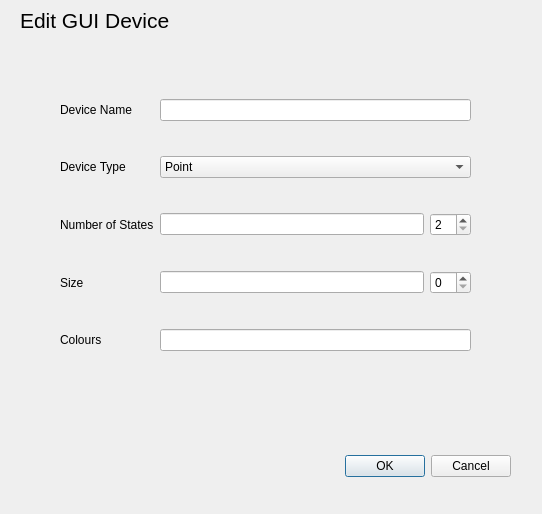
<?xml version="1.0" encoding="UTF-8"?>
<ui version="4.0">
 <class>Dialog</class>
 <widget class="QDialog" name="Dialog">
  <property name="geometry">
   <rect>
    <x>0</x>
    <y>0</y>
    <width>542</width>
    <height>514</height>
   </rect>
  </property>
  <property name="windowTitle">
   <string>Dialog</string>
  </property>
  <widget class="QDialogButtonBox" name="buttonBox">
   <property name="geometry">
    <rect>
     <x>170</x>
     <y>450</y>
     <width>341</width>
     <height>32</height>
    </rect>
   </property>
   <property name="orientation">
    <enum>Qt::Horizontal</enum>
   </property>
   <property name="standardButtons">
    <set>QDialogButtonBox::Cancel|QDialogButtonBox::Ok</set>
   </property>
  </widget>
  <widget class="QLabel" name="label">
   <property name="geometry">
    <rect>
     <x>20</x>
     <y>0</y>
     <width>181</width>
     <height>41</height>
    </rect>
   </property>
   <property name="font">
    <font>
     <pointsize>16</pointsize>
    </font>
   </property>
   <property name="text">
    <string>Edit GUI Device</string>
   </property>
  </widget>
  <widget class="QWidget" name="gridLayoutWidget">
   <property name="geometry">
    <rect>
     <x>60</x>
     <y>70</y>
     <width>411</width>
     <height>311</height>
    </rect>
   </property>
   <layout class="QGridLayout" name="gridLayout">
    <item row="3" column="0">
     <widget class="QLabel" name="label_3">
      <property name="text">
       <string>Device Type</string>
      </property>
     </widget>
    </item>
    <item row="8" column="0">
     <widget class="QLabel" name="label_6">
      <property name="text">
       <string>Colours</string>
      </property>
     </widget>
    </item>
    <item row="6" column="1">
     <layout class="QHBoxLayout" name="horizontalLayout">
      <item>
       <widget class="QLineEdit" name="lineEdit_3"/>
      </item>
      <item>
       <widget class="QSpinBox" name="spinBox_2"/>
      </item>
     </layout>
    </item>
    <item row="2" column="1">
     <widget class="QLineEdit" name="devNameEdit"/>
    </item>
    <item row="3" column="1">
     <widget class="QComboBox" name="comboBox">
      <item>
       <property name="text">
        <string>Point</string>
       </property>
      </item>
      <item>
       <property name="text">
        <string>Toggle</string>
       </property>
      </item>
     </widget>
    </item>
    <item row="4" column="0">
     <widget class="QLabel" name="label_4">
      <property name="text">
       <string>Number of States</string>
      </property>
     </widget>
    </item>
    <item row="2" column="0">
     <widget class="QLabel" name="label_2">
      <property name="text">
       <string>Device Name</string>
      </property>
     </widget>
    </item>
    <item row="6" column="0">
     <widget class="QLabel" name="label_5">
      <property name="text">
       <string>Size</string>
      </property>
     </widget>
    </item>
    <item row="4" column="1">
     <layout class="QHBoxLayout" name="horizontalLayout_2">
      <item>
       <widget class="QLineEdit" name="numStatesEdit"/>
      </item>
      <item>
       <widget class="QSpinBox" name="spinBox">
        <property name="minimum">
         <number>2</number>
        </property>
       </widget>
      </item>
     </layout>
    </item>
    <item row="8" column="1">
     <widget class="QLineEdit" name="lineEdit_4"/>
    </item>
   </layout>
  </widget>
 </widget>
 <resources/>
 <connections>
  <connection>
   <sender>buttonBox</sender>
   <signal>accepted()</signal>
   <receiver>Dialog</receiver>
   <slot>accept()</slot>
   <hints>
    <hint type="sourcelabel">
     <x>248</x>
     <y>254</y>
    </hint>
    <hint type="destinationlabel">
     <x>157</x>
     <y>274</y>
    </hint>
   </hints>
  </connection>
  <connection>
   <sender>buttonBox</sender>
   <signal>rejected()</signal>
   <receiver>Dialog</receiver>
   <slot>reject()</slot>
   <hints>
    <hint type="sourcelabel">
     <x>316</x>
     <y>260</y>
    </hint>
    <hint type="destinationlabel">
     <x>286</x>
     <y>274</y>
    </hint>
   </hints>
  </connection>
 </connections>
</ui>
